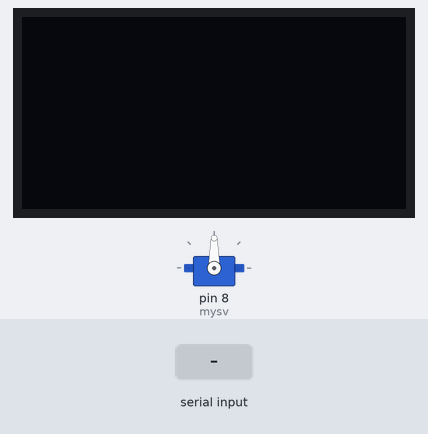
A sketch run on a simulated Arduino Uno, built with avr-gcc and run on an emulated ATmega328P. On the bench: 128×64 one-colour display, servo. Inputs (shaded band) come from the test bench. The OLED is the two-colour kind (top 16 rows yellow); the display library's start-up logo is not drawn; what the sketch prints to the serial monitor is not drawn.

Above: at 1.2 s.
1.3 s: "90,45\n" received over the second serial link
At 3.1 s:
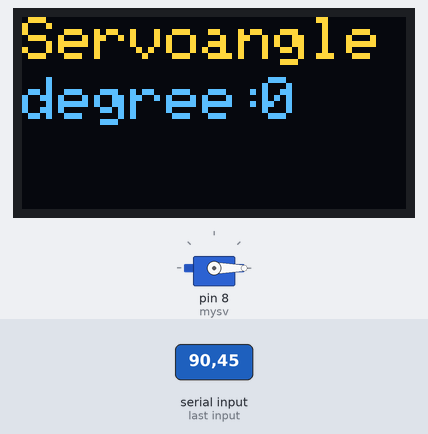
3.8 s: "30,150\n" received over the second serial link
At 4.4 s:
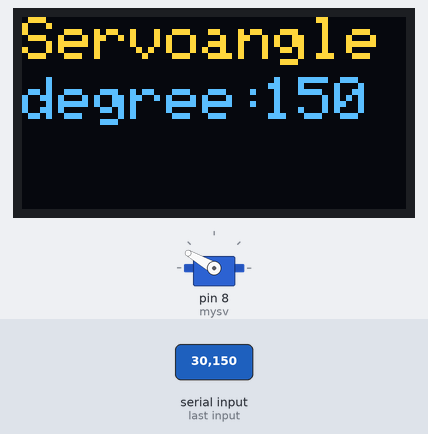
6.3 s: "5\n" received over the second serial link
At 7.1 s:
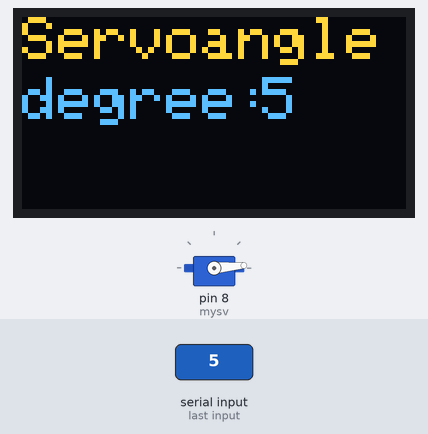
Timing chart, 0 to 9.3 s (numbered marks = the images above; inputs shaded):
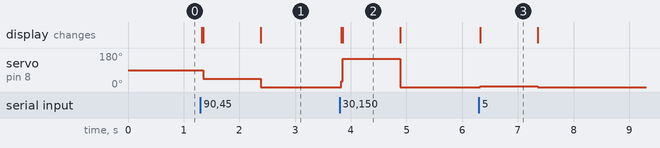

The sketch:

assignment5.okeunji.ino
```cpp
//스마트폰으로부터 서보모터 각도 명령을 전달받아, 서보모터 회전 + OLED에 값 출력
#include <SoftwareSerial.h>
SoftwareSerial mySerial(2,3); //Tx, Rx핀
#include <Servo.h>
Servo mysv;
#include <Wire.h>
#include <Adafruit_GFX.h>
#include <Adafruit_SSD1306.h>
#define SCREEN_WIDTH 128
#define SCREEN_HEIGHT 64
Adafruit_SSD1306 display(SCREEN_WIDTH, SCREEN_HEIGHT, &Wire, -1);

void setup() {
  Serial.begin(9600);
  Serial.println("HM - 10 BLE");
  mySerial.begin(9600);

  display.begin(SSD1306_SWITCHCAPVCC, 0x3C);
  display.display();
  mysv.attach(8);
}

void loop() {
  display.setTextSize(2);
  display.setTextColor(SSD1306_WHITE);
  display.clearDisplay();

  display.setCursor(0,0);
  display.print("Servoangle");
  display.setCursor(0,20);
  display.print("degree: ");
  display.setCursor(80,20);

  if (mySerial.available()) {
    long angle = mySerial.parseInt();
    angle %= 181;
    mysv.write(angle);
    display.print(angle);
    display.display();
  }
}
```

Measured:
- after the input at 1.3 s, servo on pin 8 (mysv): 90° → 45° after 0.06 s, → 0° 1.0 s later; the display: first changes at once (image 1 shows a later state)
- after the input at 3.8 s, servo on pin 8 (mysv): 0° → 150° at once, → 0° 1.1 s later; the display: first changes at once (image 2 shows a later state)
- after the input at 6.3 s, servo on pin 8 (mysv): 0° → 5° at once, → 0° 1.0 s later; the display: changes at once (image 3)
- what the display in image 2 shows lasts 1.0 s, from 3.9 s to 4.9 s
